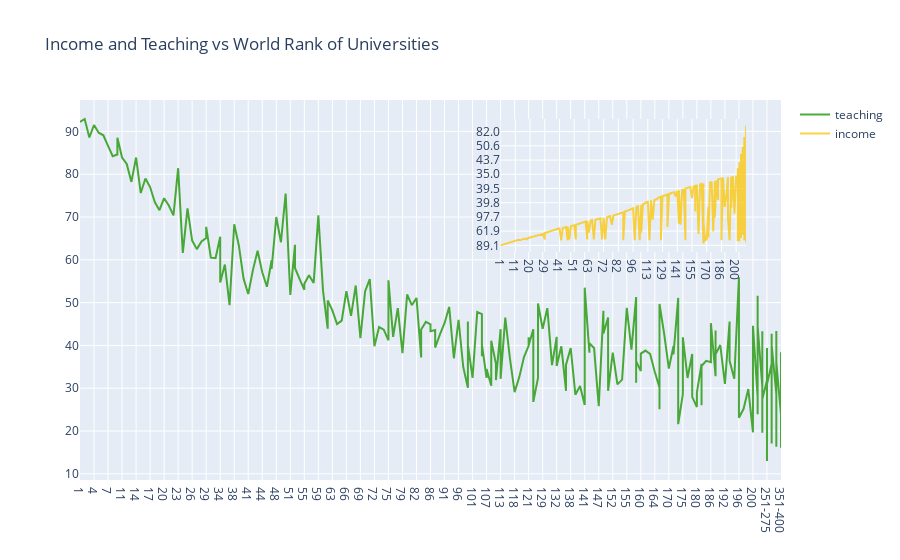

The code cell stored with this chart in its notebook:
### Markdown cell above
<a id="11"></a> <br>  
# Inset Plots

Inset Matrix = 2 plots are in one frame

### Code cell
# first line plot
trace1 = go.Scatter(
    x=dataframe.world_rank,
    y=dataframe.teaching,
    name = "teaching",
    marker = dict(color = 'rgba(32, 150, 8, 0.8)'),
)
# second line plot
trace2 = go.Scatter(
    x=dataframe.world_rank,
    y=dataframe.income,
    xaxis='x2',
    yaxis='y2',
    name = "income",
    marker = dict(color = 'rgba(250, 200, 20, 0.8)'),
)
data = [trace1, trace2]
layout = go.Layout(
    xaxis2=dict(
        domain=[0.6, 0.95],
        anchor='y2',        
    ),
    yaxis2=dict(
        domain=[0.6, 0.95],
        anchor='x2',
    ),
    title = 'Income and Teaching vs World Rank of Universities'

)

fig = go.Figure(data=data, layout=layout)
iplot(fig)

### Figure 1 — Plotly figure (JSON) as saved in the notebook; plotly's stock layout.template omitted (floating-point values rounded to 4 significant figures; data arrays with more than 128 entries replaced by an {"elided": "..."} marker saying what was removed)
{"data": [{"marker": {"color": "rgba(32, 150, 8, 0.8)"}, "name": "teaching", "x": {"elided": "401 str values"}, "y": {"elided": "401 float values"}, "type": "scatter"}, {"marker": {"color": "rgba(250, 200, 20, 0.8)"}, "name": "income", "x": {"elided": "401 str values"}, "xaxis": "x2", "y": {"elided": "401 str values"}, "yaxis": "y2", "type": "scatter"}], "layout": {"title": {"text": "Income and Teaching vs World Rank of Universities"}, "xaxis2": {"anchor": "y2", "domain": [0.6, 0.95], "type": "category", "range": [0, 150], "autorange": true}, "yaxis2": {"anchor": "x2", "domain": [0.6, 0.95], "type": "category", "range": [-14.5, 275.5], "autorange": true}, "xaxis": {"type": "category", "range": [0, 150], "autorange": true}, "yaxis": {"type": "linear", "range": [8.561, 97.34], "autorange": true}, "autosize": true}}
